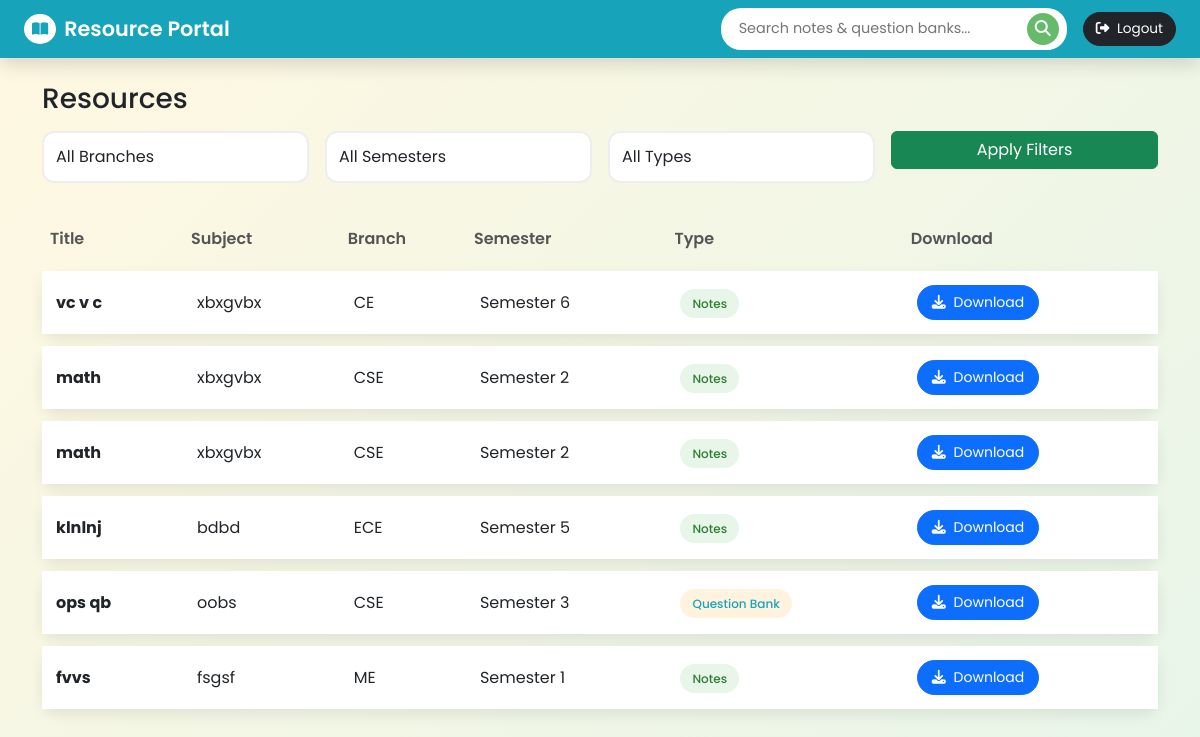
/resources (signed in), run on the app's committed database.
### tables this page shows
CREATE TABLE resources(
    id INTEGER PRIMARY KEY AUTOINCREMENT,
    title TEXT,
    subjectName TEXT,
    semester TEXT,
    filename TEXT,
    branch TEXT,
    batch TEXT,
    note_type TEXT,
    status TEXT,
    uploaded_by TEXT
);

### app.py (the view)
@app.route("/resources")
@login_required
def resources():
    branch = request.args.get("branch")
    semester = request.args.get("semester")
    note_type = request.args.get("note_type")
    query = "SELECT * FROM resources WHERE status IN ('approved','verified')"
    params = []
    if branch:
        query += " AND branch=?"
        params.append(branch)
    if semester:
        query += " AND semester=?"
        params.append(semester)
    if note_type:
        query += " AND note_type=?"
        params.append(note_type)
    db = get_db()
    cur = db.cursor()
    cur.execute(query, params)
    data = cur.fetchall()
    return render_template("resources.html", data=data)

### app.py (called while the page is built)
def get_db():
    return sqlite3.connect("database.db")

@login_manager.user_loader
def load_user(user_id):
    db = get_db()
    cur = db.cursor()
    cur.execute("SELECT * FROM users WHERE id=?", (user_id,))
    user = cur.fetchone()
    if user:
        return User(*user)
    return None

### templates/resources.html (shortened to what this page needs)
{% extends "base.html" %}
{% block content %}
<h3 class="mb-3">Resources</h3>
<form method="GET" class="row g-3 mb-4">
  <div class="col-md-3">
    <select name="branch" class="form-control">
      <option value="">All Branches</option>
    </select>
  </div>
  <div class="col-md-3">
    <select name="semester" class="form-control">
      <option value="">All Semesters</option>
    </select>
  </div>
  <div class="col-md-3">
    <select name="note_type" class="form-control">
      <option value="">All Types</option>
    </select>
  </div>
  <div class="col-md-3">
    <button class="btn btn-success w-100">Apply Filters</button>
  </div>
</form>
<table class="table resource-table">
  <thead>
    <tr>
      <th>Title</th>
      <th>Subject</th>
      <th>Branch</th>
      <th>Semester</th>
      <th>Type</th>
      <th>Download</th>
    </tr>
  </thead>
  <tbody>
  {% for r in data %}
    <tr class="resource-row">
      <td>
        <strong>{{ r[1] }}</strong>
      </td>
      <td>
        {{ r[2] }}
      </td>
      <td>
        {{ r[5] }}
      </td>
      <td>
        {{ r[3] }}
      </td>
      <td>
        {% if r[7] == "Notes" %}
          <span class="type-badge type-notes">Notes</span>
        {% else %}
          <span class="type-badge type-question">Question Bank</span>
        {% endif %}
      </td>
      <td>
        <a href="/download/{{ r[4] }}" class="btn btn-primary btn-sm download-btn">
          <i class="fa-solid fa-download me-1"></i> Download
        </a>
      </td>
    </tr>
  {% endfor %}
  </tbody>
</table>
{% endblock %}

### templates/base.html (shortened to what this page needs)
<!DOCTYPE html>
<html>
<head>
    <link rel="stylesheet" href="https://cdn.jsdelivr.net/npm/bootstrap@5.3.0/dist/css/bootstrap.min.css">
<link rel="stylesheet" href="https://cdnjs.cloudflare.com/ajax/libs/font-awesome/6.5.0/css/all.min.css">
</head>
<body>
<nav class="navbar navbar-custom px-4 py-2 d-flex align-items-center">
  <span class="navbar-brand text-white">
    <i class="fa-solid fa-book-open"></i>
    Resource Portal
  </span>
  {% if current_user.is_authenticated %}
  <form class="ms-auto me-3" method="GET" action="/resources">
    <div class="search-box">
      <input
        type="search"
        name="q"
        placeholder="Search notes & question banks..."
      >
      <button>
        <i class="fa-solid fa-magnifying-glass"></i>
      </button>
    </div>
  </form>
  <a href="/logout" class="btn btn-dark logout-btn">
    <i class="fa-solid fa-right-from-bracket me-1"></i> Logout
  </a>
  {% endif %}
</nav>
<div class="container mt-4">
    {% block content %}{% endblock %}
</div>
</body>
</html>

### templates/base.html (style rules this page uses)
body { font-family: 'Poppins', sans-serif; background: linear-gradient(135deg, #fff8e1, #e8f5e9); }
.form-control, .form-select { border-radius: 12px; padding: 12px; border: 2px solid #eee; transition: all 0.25s ease; }
.navbar-custom { background: #17A3B9; box-shadow: 0 6px 18px rgba(0,0,0,0.15); }
.navbar-brand { font-weight: 600; font-size: 1.3rem; display: flex; align-items: center; gap: 8px; }
.navbar-brand i { background: white; color: #17A3B9; padding: 8px; border-radius: 50%; font-size: 0.9rem; }
.search-box { background: white; border-radius: 20px; padding: 4px 8px; display: flex; align-items: center; }
.search-box input { border: none; outline: none; padding: 6px 10px; font-size: 0.9rem; }
.search-box button { background: #66bb6a; border: none; color: white; border-radius: 50%; width: 32px; height: 32px; transition: transform 0.2s ease; }
.logout-btn { border-radius: 20px; font-size: 0.85rem; }
.resource-table { border-collapse: separate; border-spacing: 0 12px; }
.resource-table thead th { background: transparent; border: none; color: #555; font-weight: 600; }
.resource-row { background: white; border-radius: 14px; box-shadow: 0 6px 14px rgba(0,0,0,0.08); transition: transform 0.2s ease, box-shadow 0.2s ease; }
.resource-row td { border: none; vertical-align: middle; padding: 14px; }
.type-badge { padding: 6px 12px; border-radius: 20px; font-size: 0.75rem; font-weight: 500; }
.type-notes { background: #e8f5e9; color: #2e7d32; }
.type-question { background: #fff3e0; color: #17A3B9; }
.download-btn { border-radius: 20px; padding: 6px 14px; }

### data on the page
resources: title "vc v c", subjectName "xbxgvbx", branch "CE", semester "Semester 6", note_type "Notes"
resources: title "math", subjectName "xbxgvbx", branch "CSE", semester "Semester 2", note_type "Notes"
resources: title "math", subjectName "xbxgvbx", branch "CSE", semester "Semester 2", note_type "Notes"
resources: title "klnlnj", subjectName "bdbd", branch "ECE", semester "Semester 5", note_type "Notes"
resources: title "ops qb", subjectName "oobs", branch "CSE", semester "Semester 3", note_type "Question Bank"
resources: title "fvvs", subjectName "fsgsf", branch "ME", semester "Semester 1", note_type "Notes"
